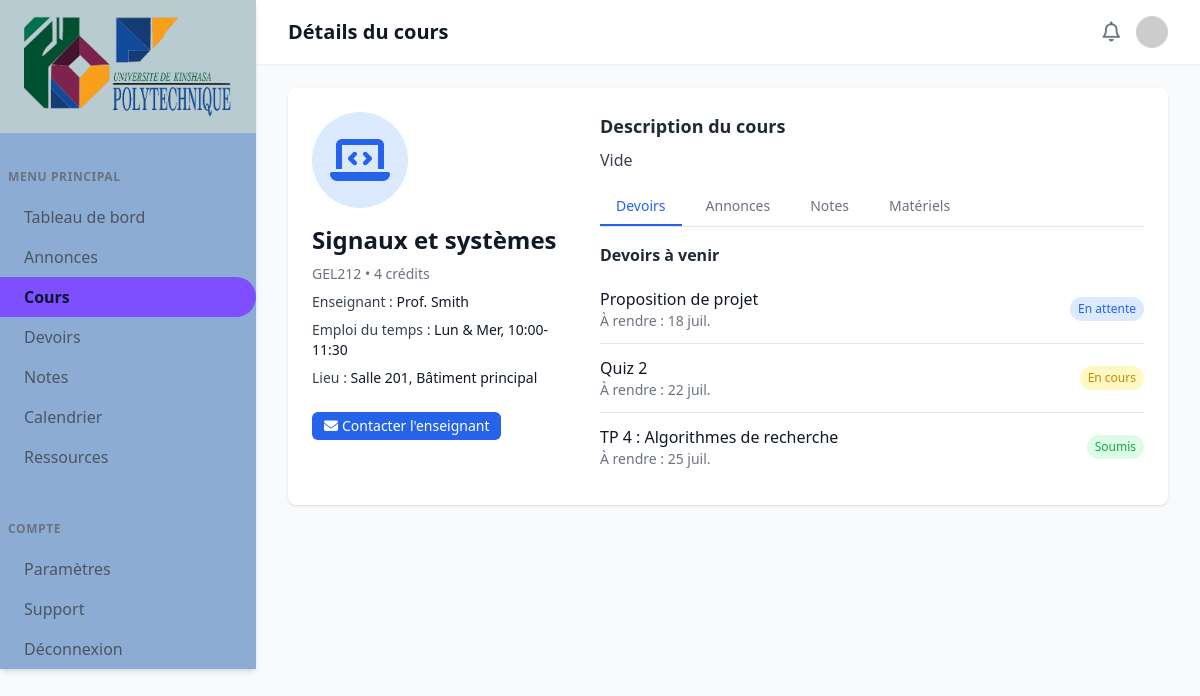
Screenshot of /Cours6 with the database file from the repository.
### Courses/models.py (models this page shows, shortened)
class Course(models.Model):
    title = models.CharField(max_length=100, verbose_name="Nom du cours")
    code = models.CharField(max_length=15, verbose_name="Code du cour")
    credits = models.IntegerField(verbose_name="Nombre de credits")
    description = models.TextField(verbose_name="Description")
    class Meta:
        verbose_name = "Cour"
        verbose_name_plural = "Cours"

### Courses/views.py (the view)
# urls.py: path('<int:cours_id>', views.courses_details, name='le_cours'),
def courses_details(request, cours_id):
    cours = get_object_or_404(Course, pk=cours_id)
    user = request.user
    if user.groups.filter(name='Professeurs').exists():
        return render(request, 'Courses/teacher_course_detail.html', {"cours": cours})
    else:
        return render(request, 'Courses/student_course_detail.html', {"cours": cours})

### Courses/templates/Courses/student_course_detail.html (shortened to what this page needs)
{% load static %}
<!DOCTYPE html>
<html lang="fr">
<head>
    <script src="https://cdn.tailwindcss.com"></script>
    <link rel="stylesheet" href="https://cdnjs.cloudflare.com/ajax/libs/font-awesome/6.4.0/css/all.min.css">
</head>
<body class="bg-gray-50">
    <div class="flex min-h-screen">
        <nav id="sidebar" class="fixed md:static top-0 left-0 h-full w-64 bg-[#8CACD3] shadow-md z-50 md:block md:translate-x-0 transform transition-transform duration-300 ease-in-out">
        <div class="px-6 py-4 flex items-center justify-between md:justify-start bg-[#B8CBD0]">
            <div class="flex items-center gap-2">
                <img src="{% static 'img/logo.png' %}" alt="Minimalist university logo with academic hat icon in blue" class="logo-img">
            </div>
        </div>
        <nav class="mt-6">
            <div class="mb-8">
                <div class="px-2 py-3 text-xs font-semibold text-gray-500 uppercase tracking-wider">
                    Menu Principal
                </div>
                <a href="{% url 'Dashboard:dashboard' %}" class="block px-6 py-2 rounded-r-full {% if request.resolver_match.app_name == 'Dashboard' %}bg-[#7D4FFE] text-[#0B162C] font-semibold{% else %}text-gray-600 hover:bg-gray-100{% endif %}">Tableau de bord</a>
                <a href="{% url 'Annonces:annonces' %}" class="block px-6 py-2 rounded-r-full {% if request.resolver_match.app_name == 'Annonces' %}bg-[#7D4FFE] text-[#0B162C] font-semibold{% else %}text-gray-600 hover:bg-gray-100{% endif %}">Annonces</a>
                <a href="{% url 'Courses:cours' %}" class="block px-6 py-2 rounded-r-full {% if request.resolver_match.app_name == 'Courses' %}bg-[#7D4FFE] text-[#0B162C] font-semibold{% else %}text-gray-600 hover:bg-gray-100{% endif %}">Cours</a>
                <a href="{% url 'Assignments:assignments' %}" class="block px-6 py-2 rounded-r-full {% if request.resolver_match.app_name == 'Assignments' %}bg-[#7D4FFE] text-[#0B162C] font-semibold{% else %}text-gray-600 hover:bg-gray-100{% endif %}">Devoirs</a>
                <a href="{% url 'Grades:grade' %}" class="block px-6 py-2 rounded-r-full {% if request.resolver_match.app_name == 'Grades' %}bg-[#7D4FFE] text-[#0B162C] font-semibold{% else %}text-gray-600 hover:bg-gray-100{% endif %}">Notes</a>
                <a href="{% url 'Calendar:calendar' %}" class="block px-6 py-2 rounded-r-full {% if request.resolver_match.app_name == 'Calendar' %}bg-[#7D4FFE] text-[#0B162C] font-semibold{% else %}text-gray-600 hover:bg-gray-100{% endif %}">Calendrier</a>
                <a href="{% url 'Resources:resources' %}" class="block px-6 py-2 rounded-r-full {% if request.resolver_match.app_name == 'Resources' %}bg-[#7D4FFE] text-[#0B162C] font-semibold{% else %}text-gray-600 hover:bg-gray-100{% endif %}">Ressources</a>
            </div>
            <div>
                <div class="px-2 py-3 text-xs font-semibold text-gray-500 uppercase tracking-wider">
                    Compte
                </div>
                <a href="{% url 'Profiles:profile' %}" class="block px-6 py-2 rounded-r-full {% if request.resolver_match.app_name == 'Profiles' %}bg-[#7D4FFE] text-[#0B162C] font-semibold{% else %}text-gray-600 hover:bg-gray-100{% endif %}">Paramètres</a>
                <a href="{% url 'Support:support' %}" class="block px-6 py-2 rounded-r-full {% if request.resolver_match.app_name == 'Support' %}bg-[#7D4FFE] text-[#0B162C] font-semibold{% else %}text-gray-600 hover:bg-gray-100{% endif %}">Support</a>
                <a href="{% url 'Users:logout' %}" class="block px-6 py-2 text-gray-600 hover:bg-gray-100 rounded-r-full">Déconnexion</a>
            </div>
        </nav>
    </nav>
        <div class="flex-1 flex flex-col overflow-auto min-h-screen">
            <header class="bg-white shadow-sm sticky top-0 z-30">
                <div class="max-w-7xl mx-auto px-4 sm:px-6 lg:px-8 py-4 flex justify-between items-center">
                    <div class="flex items-center">
                        <h1 class="text-xl font-semibold text-gray-900">Détails du cours</h1>
                    </div>
                    <div class="flex items-center space-x-4">
                        <button class="text-gray-500 hover:text-gray-700">
                            <i class="far fa-bell text-xl"></i>
                        </button>
                        <div class="relative">
                            <img src="https://placehold.co/40x40" alt="Photo de profil étudiant" class="rounded-full w-8 h-8 cursor-pointer">
                        </div>
                    </div>
                </div>
            </header>
            <main class="max-w-7xl mx-auto w-full px-2 xs:px-4 sm:px-6 lg:px-8 py-6 flex-1">
                <div class="bg-white shadow rounded-lg p-6 mb-6 flex flex-col lg:flex-row gap-8">
                    <div class="flex-shrink-0 flex flex-col items-center lg:items-start lg:w-64">
                        <div class="bg-blue-100 text-blue-600 rounded-full w-24 h-24 flex items-center justify-center text-5xl mb-4">
                            <i class="fas fa-laptop-code"></i>
                        </div>
                        <h2 class="text-2xl font-bold text-gray-900 mb-2">{{ cours.title}}</h2>
                        <div class="mb-2 text-gray-500 text-sm">{{ cours.code }} • {{ cours.credits }} crédits</div>
                        <div class="mb-2 text-gray-700 text-sm font-medium">Enseignant : <span class="text-gray-900">Prof. Smith</span></div>
                        <div class="mb-2 text-gray-700 text-sm font-medium">Emploi du temps : <span class="text-gray-900">Lun & Mer, 10:00-11:30</span></div>
                        <div class="mb-2 text-gray-700 text-sm font-medium">Lieu : <span class="text-gray-900">Salle 201, Bâtiment principal</span></div>
                        <div class="mt-4 flex gap-2">
                            <a href="#" class="inline-block px-3 py-1 bg-blue-600 text-white rounded-md text-sm hover:bg-blue-700"><i class="fas fa-envelope mr-1"></i>Contacter l'enseignant</a>
                        </div>
                    </div>
                    <div class="flex-1 flex flex-col">
                        <div>
                            <h3 class="text-lg font-semibold text-gray-800 mb-2">Description du cours</h3>
                            <p class="text-gray-700 mb-4">
                                {{ cours.description}}
                            </p>
                        </div>
                        <div>
                            <div class="border-b border-gray-200 flex gap-2 mb-4 overflow-x-auto">
                                <button class="tablink border-b-2 border-blue-600 text-blue-600 px-4 py-2 text-sm font-medium focus:outline-none" data-tab="assignments">Devoirs</button>
                                <button class="tablink border-b-2 border-transparent text-gray-500 hover:text-blue-600 px-4 py-2 text-sm font-medium focus:outline-none" data-tab="announcements">Annonces</button>
                                <button class="tablink border-b-2 border-transparent text-gray-500 hover:text-blue-600 px-4 py-2 text-sm font-medium focus:outline-none" data-tab="grades">Notes</button>
                                <button class="tablink border-b-2 border-transparent text-gray-500 hover:text-blue-600 px-4 py-2 text-sm font-medium focus:outline-none" data-tab="materials">Matériels</button>
                            </div>
                            <div id="tab-assignments" class="tabcontent">
                                <h4 class="text-md font-semibold text-gray-800 mb-2">Devoirs à venir</h4>
                                <ul class="divide-y divide-gray-200">
                                    <li class="py-3 flex flex-col sm:flex-row justify-between items-start sm:items-center gap-1">
                                        <div>
                                            <div class="font-medium text-gray-900">Proposition de projet</div>
                                            <div class="text-gray-500 text-sm">À rendre : 18 juil.</div>
                                        </div>
                                        <span class="inline-block bg-blue-100 text-blue-600 text-xs px-2 py-1 rounded-full">En attente</span>
                                    </li>
                                    <li class="py-3 flex flex-col sm:flex-row justify-between items-start sm:items-center gap-1">
                                        <div>
                                            <div class="font-medium text-gray-900">Quiz 2</div>
                                            <div class="text-gray-500 text-sm">À rendre : 22 juil.</div>
                                        </div>
                                        <span class="inline-block bg-yellow-100 text-yellow-600 text-xs px-2 py-1 rounded-full">En cours</span>
                                    </li>
                                    <li class="py-3 flex flex-col sm:flex-row justify-between items-start sm:items-center gap-1">
                                        <div>
                                            <div class="font-medium text-gray-900">TP 4 : Algorithmes de recherche</div>
                                            <div class="text-gray-500 text-sm">À rendre : 25 juil.</div>
                                        </div>
                                        <span class="inline-block bg-green-100 text-green-600 text-xs px-2 py-1 rounded-full">Soumis</span>
                                    </li>
                                </ul>
                            </div>
                        </div>
                    </div>
                </div>
            </main>
        </div>
    </div>
</body>
</html>

### rows the page displays
Course: title "Signaux et systèmes", code "GEL212", credits "4", description "Vide"
